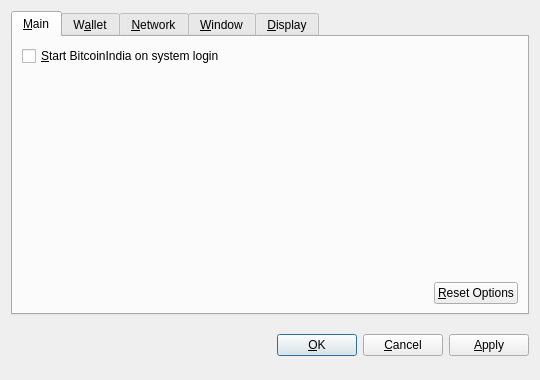
<?xml version="1.0" encoding="UTF-8"?>
<ui version="4.0">
 <class>OptionsDialog</class>
 <widget class="QDialog" name="OptionsDialog">
  <property name="geometry">
   <rect>
    <x>0</x>
    <y>0</y>
    <width>540</width>
    <height>380</height>
   </rect>
  </property>
  <property name="windowTitle">
   <string>Options</string>
  </property>
  <property name="modal">
   <bool>true</bool>
  </property>
  <layout class="QVBoxLayout" name="verticalLayout">
   <item>
    <widget class="QTabWidget" name="tabWidget">
     <property name="tabPosition">
      <enum>QTabWidget::North</enum>
     </property>
     <property name="currentIndex">
      <number>0</number>
     </property>
     <widget class="QWidget" name="tabMain">
      <attribute name="title">
       <string>&amp;Main</string>
      </attribute>
      <layout class="QVBoxLayout" name="verticalLayout_Main">
       <item>
        <widget class="QCheckBox" name="bitcoinAtStartup">
         <property name="toolTip">
          <string>Automatically start BitcoinIndia after logging in to the system.</string>
         </property>
         <property name="text">
          <string>&amp;Start BitcoinIndia on system login</string>
         </property>
        </widget>
       </item>
       <item>
        <spacer name="verticalSpacer_Main">
         <property name="orientation">
          <enum>Qt::Vertical</enum>
         </property>
         <property name="sizeHint" stdset="0">
          <size>
           <width>20</width>
           <height>40</height>
          </size>
         </property>
        </spacer>
       </item>
       <item>
        <layout class="QHBoxLayout" name="horizontalLayout_2_Main">
         <item>
          <spacer name="horizontalSpacer_2_Main">
           <property name="orientation">
            <enum>Qt::Horizontal</enum>
           </property>
           <property name="sizeHint" stdset="0">
            <size>
             <width>40</width>
             <height>20</height>
            </size>
           </property>
          </spacer>
         </item>
         <item>
          <widget class="QPushButton" name="resetButton">
           <property name="toolTip">
            <string>Reset all client options to default.</string>
           </property>
           <property name="text">
            <string>&amp;Reset Options</string>
           </property>
           <property name="autoDefault">
            <bool>false</bool>
           </property>
          </widget>
         </item>
        </layout>
       </item>
      </layout>
     </widget>
     <widget class="QWidget" name="tabWallet">
      <attribute name="title">
       <string>W&amp;allet</string>
      </attribute>
      <layout class="QVBoxLayout" name="verticalLayout_Network">
       <item>
        <widget class="QLabel" name="transactionFeeInfoLabel">
         <property name="text">
          <string>Optional transaction fee per kB that helps make sure your transactions are processed quickly. Most transactions are 1 kB.</string>
         </property>
         <property name="textFormat">
          <enum>Qt::PlainText</enum>
         </property>
         <property name="wordWrap">
          <bool>true</bool>
         </property>
        </widget>
       </item>
       <item>
        <layout class="QHBoxLayout" name="horizontalLayout_1_Main">
         <item>
          <widget class="QLabel" name="transactionFeeLabel">
           <property name="text">
            <string>Pay transaction &amp;fee</string>
           </property>
           <property name="textFormat">
            <enum>Qt::PlainText</enum>
           </property>
           <property name="buddy">
            <cstring>transactionFee</cstring>
           </property>
          </widget>
         </item>
         <item>
          <widget class="BitcoinAmountField" name="transactionFee"/>
         </item>
         <item>
          <spacer name="horizontalSpacer_1_Main">
           <property name="orientation">
            <enum>Qt::Horizontal</enum>
           </property>
           <property name="sizeHint" stdset="0">
            <size>
             <width>40</width>
             <height>20</height>
            </size>
           </property>
          </spacer>
         </item>
        </layout>
       </item>
       <item>
        <widget class="QLabel" name="label">
         <property name="text">
          <string>If you disable the spending of unconfirmed change, the change from a transaction cannot be used until that transaction has at least one confirmation. This also affects how your balance is computed.</string>
         </property>
         <property name="wordWrap">
          <bool>true</bool>
         </property>
        </widget>
       </item>
       <item>
        <widget class="QCheckBox" name="spendZeroConfChange">
         <property name="text">
          <string>Spend unconfirmed change  (experts only)</string>
         </property>
        </widget>
       </item>
       <item>
        <spacer name="verticalSpacer">
         <property name="orientation">
          <enum>Qt::Vertical</enum>
         </property>
         <property name="sizeHint" stdset="0">
          <size>
           <width>20</width>
           <height>40</height>
          </size>
         </property>
        </spacer>
       </item>
      </layout>
     </widget>
     <widget class="QWidget" name="tabNetwork">
      <attribute name="title">
       <string>&amp;Network</string>
      </attribute>
      <layout class="QVBoxLayout" name="verticalLayout_Network">
       <item>
        <widget class="QCheckBox" name="mapPortUpnp">
         <property name="toolTip">
          <string>Automatically open the BitcoinIndia client port on the router. This only works when your router supports UPnP and it is enabled.</string>
         </property>
         <property name="text">
          <string>Map port using &amp;UPnP</string>
         </property>
        </widget>
       </item>
       <item>
        <widget class="QCheckBox" name="connectSocks">
         <property name="toolTip">
          <string>Connect to the BitcoinIndia network through a SOCKS proxy (e.g. when connecting through Tor).</string>
         </property>
         <property name="text">
          <string>&amp;Connect through SOCKS proxy:</string>
         </property>
        </widget>
       </item>
       <item>
        <layout class="QHBoxLayout" name="horizontalLayout_Network">
         <item>
          <widget class="QLabel" name="proxyIpLabel">
           <property name="text">
            <string>Proxy &amp;IP:</string>
           </property>
           <property name="textFormat">
            <enum>Qt::PlainText</enum>
           </property>
           <property name="buddy">
            <cstring>proxyIp</cstring>
           </property>
          </widget>
         </item>
         <item>
          <widget class="QValidatedLineEdit" name="proxyIp">
           <property name="maximumSize">
            <size>
             <width>140</width>
             <height>16777215</height>
            </size>
           </property>
           <property name="toolTip">
            <string>IP address of the proxy (e.g. 127.0.0.1)</string>
           </property>
          </widget>
         </item>
         <item>
          <widget class="QLabel" name="proxyPortLabel">
           <property name="text">
            <string>&amp;Port:</string>
           </property>
           <property name="textFormat">
            <enum>Qt::PlainText</enum>
           </property>
           <property name="buddy">
            <cstring>proxyPort</cstring>
           </property>
          </widget>
         </item>
         <item>
          <widget class="QLineEdit" name="proxyPort">
           <property name="maximumSize">
            <size>
             <width>55</width>
             <height>16777215</height>
            </size>
           </property>
           <property name="toolTip">
            <string>Port of the proxy (e.g. 9050)</string>
           </property>
          </widget>
         </item>
         <item>
          <widget class="QLabel" name="socksVersionLabel">
           <property name="text">
            <string>SOCKS &amp;Version:</string>
           </property>
           <property name="textFormat">
            <enum>Qt::PlainText</enum>
           </property>
           <property name="buddy">
            <cstring>socksVersion</cstring>
           </property>
          </widget>
         </item>
         <item>
          <widget class="QValueComboBox" name="socksVersion">
           <property name="toolTip">
            <string>SOCKS version of the proxy (e.g. 5)</string>
           </property>
          </widget>
         </item>
         <item>
          <spacer name="horizontalSpacer_Network">
           <property name="orientation">
            <enum>Qt::Horizontal</enum>
           </property>
           <property name="sizeHint" stdset="0">
            <size>
             <width>40</width>
             <height>20</height>
            </size>
           </property>
          </spacer>
         </item>
        </layout>
       </item>
       <item>
        <spacer name="verticalSpacer_Network">
         <property name="orientation">
          <enum>Qt::Vertical</enum>
         </property>
         <property name="sizeHint" stdset="0">
          <size>
           <width>20</width>
           <height>40</height>
          </size>
         </property>
        </spacer>
       </item>
      </layout>
     </widget>
     <widget class="QWidget" name="tabWindow">
      <attribute name="title">
       <string>&amp;Window</string>
      </attribute>
      <layout class="QVBoxLayout" name="verticalLayout_Window">
       <item>
        <widget class="QCheckBox" name="minimizeToTray">
         <property name="toolTip">
          <string>Show only a tray icon after minimizing the window.</string>
         </property>
         <property name="text">
          <string>&amp;Minimize to the tray instead of the taskbar</string>
         </property>
        </widget>
       </item>
       <item>
        <widget class="QCheckBox" name="minimizeOnClose">
         <property name="toolTip">
          <string>Minimize instead of exit the application when the window is closed. When this option is enabled, the application will be closed only after selecting Quit in the menu.</string>
         </property>
         <property name="text">
          <string>M&amp;inimize on close</string>
         </property>
        </widget>
       </item>
       <item>
        <spacer name="verticalSpacer_Window">
         <property name="orientation">
          <enum>Qt::Vertical</enum>
         </property>
         <property name="sizeHint" stdset="0">
          <size>
           <width>20</width>
           <height>40</height>
          </size>
         </property>
        </spacer>
       </item>
      </layout>
     </widget>
     <widget class="QWidget" name="tabDisplay">
      <attribute name="title">
       <string>&amp;Display</string>
      </attribute>
      <layout class="QVBoxLayout" name="verticalLayout_Display">
       <item>
        <layout class="QHBoxLayout" name="horizontalLayout_1_Display">
         <item>
          <widget class="QLabel" name="langLabel">
           <property name="text">
            <string>User Interface &amp;language:</string>
           </property>
           <property name="textFormat">
            <enum>Qt::PlainText</enum>
           </property>
           <property name="buddy">
            <cstring>lang</cstring>
           </property>
          </widget>
         </item>
         <item>
          <widget class="QValueComboBox" name="lang">
           <property name="toolTip">
            <string>The user interface language can be set here. This setting will take effect after restarting BitcoinIndia.</string>
           </property>
          </widget>
         </item>
        </layout>
       </item>
       <item>
        <layout class="QHBoxLayout" name="horizontalLayout_2_Display">
         <item>
          <widget class="QLabel" name="unitLabel">
           <property name="text">
            <string>&amp;Unit to show amounts in:</string>
           </property>
           <property name="textFormat">
            <enum>Qt::PlainText</enum>
           </property>
           <property name="buddy">
            <cstring>unit</cstring>
           </property>
          </widget>
         </item>
         <item>
          <widget class="QValueComboBox" name="unit">
           <property name="toolTip">
            <string>Choose the default subdivision unit to show in the interface and when sending coins.</string>
           </property>
          </widget>
         </item>
        </layout>
       </item>
       <item>
        <widget class="QCheckBox" name="displayAddresses">
         <property name="toolTip">
          <string>Whether to show BitcoinIndia addresses in the transaction list or not.</string>
         </property>
         <property name="text">
          <string>&amp;Display addresses in transaction list</string>
         </property>
        </widget>
       </item>
       <item>
        <widget class="QCheckBox" name="coinControlFeatures">
         <property name="toolTip">
          <string>Whether to show coin control features or not.</string>
         </property>
         <property name="text">
          <string>Display coin &amp;control features (experts only!)</string>
         </property>
        </widget>
       </item>
       <item>
        <spacer name="verticalSpacer_Display">
         <property name="orientation">
          <enum>Qt::Vertical</enum>
         </property>
         <property name="sizeHint" stdset="0">
          <size>
           <width>20</width>
           <height>40</height>
          </size>
         </property>
        </spacer>
       </item>
      </layout>
     </widget>
    </widget>
   </item>
   <item>
    <layout class="QHBoxLayout" name="horizontalLayout_Buttons">
     <item>
      <spacer name="horizontalSpacer_1">
       <property name="orientation">
        <enum>Qt::Horizontal</enum>
       </property>
       <property name="sizeHint" stdset="0">
        <size>
         <width>40</width>
         <height>48</height>
        </size>
       </property>
      </spacer>
     </item>
     <item>
      <widget class="QLabel" name="statusLabel">
       <property name="font">
        <font>
         <weight>75</weight>
         <bold>true</bold>
        </font>
       </property>
       <property name="text">
        <string/>
       </property>
       <property name="textFormat">
        <enum>Qt::PlainText</enum>
       </property>
       <property name="wordWrap">
        <bool>true</bool>
       </property>
      </widget>
     </item>
     <item>
      <spacer name="horizontalSpacer_2">
       <property name="orientation">
        <enum>Qt::Horizontal</enum>
       </property>
       <property name="sizeHint" stdset="0">
        <size>
         <width>40</width>
         <height>48</height>
        </size>
       </property>
      </spacer>
     </item>
     <item>
      <widget class="QPushButton" name="okButton">
       <property name="text">
        <string>&amp;OK</string>
       </property>
      </widget>
     </item>
     <item>
      <widget class="QPushButton" name="cancelButton">
       <property name="text">
        <string>&amp;Cancel</string>
       </property>
       <property name="autoDefault">
        <bool>false</bool>
       </property>
      </widget>
     </item>
     <item>
      <widget class="QPushButton" name="applyButton">
       <property name="text">
        <string>&amp;Apply</string>
       </property>
       <property name="autoDefault">
        <bool>false</bool>
       </property>
      </widget>
     </item>
    </layout>
   </item>
  </layout>
 </widget>
 <customwidgets>
  <customwidget>
   <class>BitcoinAmountField</class>
   <extends>QSpinBox</extends>
   <header>bitcoinamountfield.h</header>
  </customwidget>
  <customwidget>
   <class>QValueComboBox</class>
   <extends>QComboBox</extends>
   <header>qvaluecombobox.h</header>
  </customwidget>
  <customwidget>
   <class>QValidatedLineEdit</class>
   <extends>QLineEdit</extends>
   <header>qvalidatedlineedit.h</header>
  </customwidget>
 </customwidgets>
 <resources/>
 <connections/>
</ui>
